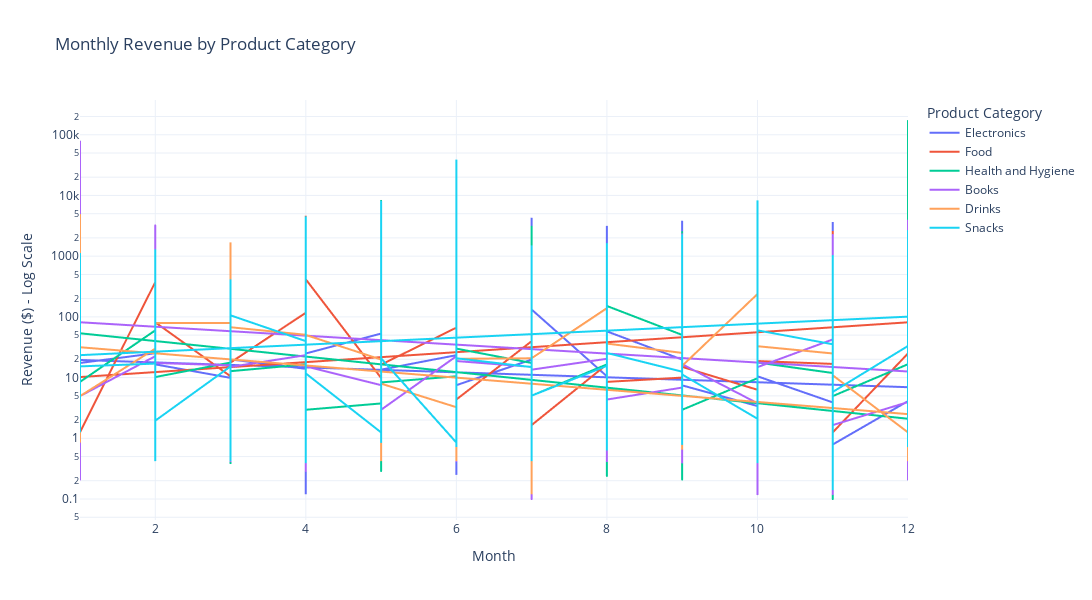

Here is the notebook cell this chart was saved with:
### Markdown cell above
### 3.1 Line Chart: Display monthly revenue trends for each product category.

### Code cell
fig = px.line(
    df, 
    x='Month',
    y='Total_Revenue',
    color='Product_Category',
    title='Monthly Revenue by Product Category',
    labels={
        'Total_Revenue': 'Revenue ($)',
        'Month': 'Month',
        'Product_Category': 'Product Category'
    },
    template='plotly_white'
)

fig.update_layout(
    yaxis_type="log",
    yaxis_title='Revenue ($) - Log Scale',
    xaxis_title='Month',
    hovermode='x unified',
    width=1200,
    height=600
)

fig.show()

### Figure 1 — Plotly figure (JSON) as saved in the notebook; plotly's stock layout.template omitted (floating-point values rounded to 4 significant figures; data arrays with more than 128 entries replaced by an {"elided": "..."} marker saying what was removed)
{"data": [{"hovertemplate": "Product Category=Electronics<br>Month=%{x}<br>Revenue ($)=%{y}<extra></extra>", "legendgroup": "Electronics", "line": {"color": "#636efa", "dash": "solid"}, "marker": {"symbol": "circle"}, "mode": "lines", "name": "Electronics", "showlegend": true, "type": "scattergl", "x": {"elided": "3682 int values"}, "xaxis": "x", "y": {"elided": "3682 float values"}, "yaxis": "y"}, {"hovertemplate": "Product Category=Food<br>Month=%{x}<br>Revenue ($)=%{y}<extra></extra>", "legendgroup": "Food", "line": {"color": "#EF553B", "dash": "solid"}, "marker": {"symbol": "circle"}, "mode": "lines", "name": "Food", "showlegend": true, "type": "scattergl", "x": {"elided": "3758 int values"}, "xaxis": "x", "y": {"elided": "3758 float values"}, "yaxis": "y"}, {"hovertemplate": "Product Category=Health and Hygiene<br>Month=%{x}<br>Revenue ($)=%{y}<extra></extra>", "legendgroup": "Health and Hygiene", "line": {"color": "#00cc96", "dash": "solid"}, "marker": {"symbol": "circle"}, "mode": "lines", "name": "Health and Hygiene", "showlegend": true, "type": "scattergl", "x": {"elided": "3686 int values"}, "xaxis": "x", "y": {"elided": "3686 float values"}, "yaxis": "y"}, {"hovertemplate": "Product Category=Books<br>Month=%{x}<br>Revenue ($)=%{y}<extra></extra>", "legendgroup": "Books", "line": {"color": "#ab63fa", "dash": "solid"}, "marker": {"symbol": "circle"}, "mode": "lines", "name": "Books", "showlegend": true, "type": "scattergl", "x": {"elided": "3723 int values"}, "xaxis": "x", "y": {"elided": "3723 float values"}, "yaxis": "y"}, {"hovertemplate": "Product Category=Drinks<br>Month=%{x}<br>Revenue ($)=%{y}<extra></extra>", "legendgroup": "Drinks", "line": {"color": "#FFA15A", "dash": "solid"}, "marker": {"symbol": "circle"}, "mode": "lines", "name": "Drinks", "showlegend": true, "type": "scattergl", "x": {"elided": "3690 int values"}, "xaxis": "x", "y": {"elided": "3690 float values"}, "yaxis": "y"}, {"hovertemplate": "Product Category=Snacks<br>Month=%{x}<br>Revenue ($)=%{y}<extra></extra>", "legendgroup": "Snacks", "line": {"color": "#19d3f3", "dash": "solid"}, "marker": {"symbol": "circle"}, "mode": "lines", "name": "Snacks", "showlegend": true, "type": "scattergl", "x": {"elided": "3651 int values"}, "xaxis": "x", "y": {"elided": "3651 float values"}, "yaxis": "y"}], "layout": {"height": 600, "hovermode": "x unified", "legend": {"title": {"text": "Product Category"}, "tracegroupgap": 0}, "title": {"text": "Monthly Revenue by Product Category"}, "width": 1200, "xaxis": {"anchor": "y", "domain": [0, 1], "title": {"text": "Month"}}, "yaxis": {"anchor": "x", "domain": [0, 1], "title": {"text": "Revenue ($) - Log Scale"}, "type": "log"}}}
